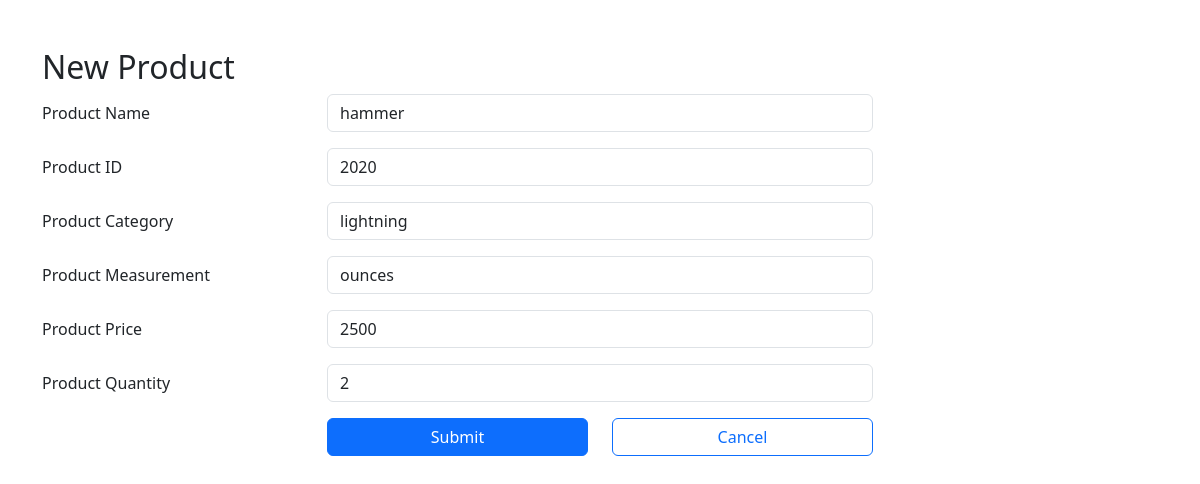
The page /Admin/edit.php?id=39 on the database its author committed.
### tables this page shows
CREATE TABLE `tbl_product` (
  `id` int(11) NOT NULL,
  `product_Name` varchar(255) NOT NULL,
  `product_ID` int(255) NOT NULL,
  `product_Category` varchar(255) NOT NULL,
  `product_Measurement` varchar(255) NOT NULL,
  `product_Price` int(255) NOT NULL,
  `product_Quantity` int(255) NOT NULL,
  `time_date` datetime NOT NULL DEFAULT current_timestamp()
);

### Admin/edit.php (the view, shortened to what this page needs)
<?php
    $server = "localhost";
    $username = "root";
    $password = "";
    $db = "web_inventory";
    $connection = new mysqli($server, $username, $password, $db);
    $product_Name = "";
    $product_ID = "";
    $product_Category = "";
    $product_Measurement = "";
    $product_Price = "";
    $product_Quantity = "";
    if($_SERVER['REQUEST_METHOD'] == 'GET'){
        $id = $_GET["id"];
        $sql = "SELECT * FROM tbl_product WHERE id=$id";
        $result = $connection->query($sql);
        $row = $result->fetch_assoc();
        $product_Name = $row["product_Name"];
        $product_ID = $row["product_ID"];
        $product_Category = $row["product_Category"];
        $product_Measurement = $row["product_Measurement"];
        $product_Price = $row["product_Price"];
        $product_Quantity = $row["product_Quantity"];
    }
?>
<!DOCTYPE html>
<html lang="en">
<head>
    <link rel="stylesheet" href="https://cdn.jsdelivr.net/npm/bootstrap@5.3.2/dist/css/bootstrap.min.css">
</head>
<body>
    <div class="container my-5">
        <h2>New Product</h2>
        <form method="POST">
            <div class="row mb-3">
                <label class="col-sm-3 col-form-label">Product Name</label>
                <div class="col-sm-6">
                    <input type="text" class="form-control" name="product_Name" value="<?php echo $product_Name; ?>">
                </div>
            </div>
            <div class="row mb-3">
                <label class="col-sm-3 col-form-label">Product ID</label>
                <div class="col-sm-6">
                    <input type="text" class="form-control" name="product_ID" value="<?php echo $product_ID; ?>">
                </div>
            </div>
            <div class="row mb-3">
                <label class="col-sm-3 col-form-label">Product Category</label>
                <div class="col-sm-6">
                    <input type="text" class="form-control" name="product_Category" value="<?php echo $product_Category; ?>">
                </div>
            </div>
            <div class="row mb-3">
                <label class="col-sm-3 col-form-label">Product Measurement</label>
                <div class="col-sm-6">
                    <input type="text" class="form-control" name="product_Measurement" value="<?php echo $product_Measurement; ?>">
                </div>
            </div>
            <div class="row mb-3">
                <label class="col-sm-3 col-form-label">Product Price</label>
                <div class="col-sm-6">
                    <input type="text" class="form-control" name="product_Price" value="<?php echo $product_Price; ?>">
                </div>
            </div>
            <div class="row mb-3">
                <label class="col-sm-3 col-form-label">Product Quantity</label>
                <div class="col-sm-6">
                    <input type="text" class="form-control" name="product_Quantity" value="<?php echo $product_Quantity; ?>">
                </div>
            </div>
            <div class="row mb-3">
                <div class="offset-sm-3 col-sm-3 d-grid">
                   <button type="submit" class="btn btn-primary">Submit</button>
                </div>
                <div class=" col-sm-3 d-grid">
                   <a class="btn btn-outline-primary" href="index.php" role"button">Cancel</a>
                </div>
            </div>
        </form>
    </div>
</body>
</html>

### rows shown on the page
tbl_product: product_Name "hammer", product_ID "2020", product_Category "lightning", product_Measurement "ounces", product_Price "2500", product_Quantity "2"
